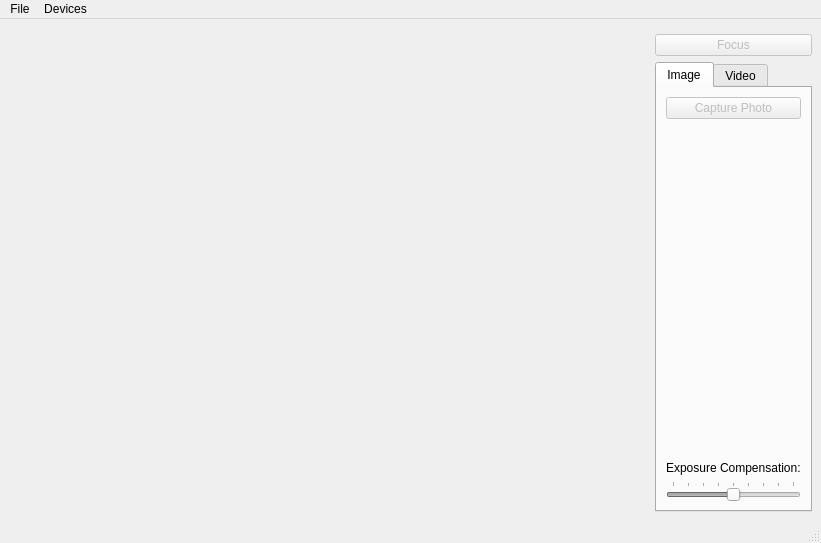
<?xml version="1.0" encoding="UTF-8"?>
<ui version="4.0">
 <class>Camera</class>
 <widget class="QMainWindow" name="Camera">
  <property name="geometry">
   <rect>
    <x>0</x>
    <y>0</y>
    <width>820</width>
    <height>543</height>
   </rect>
  </property>
  <property name="windowTitle">
   <string>Camera</string>
  </property>
  <widget class="QWidget" name="centralwidget">
   <property name="sizePolicy">
    <sizepolicy hsizetype="Expanding" vsizetype="Expanding">
     <horstretch>0</horstretch>
     <verstretch>0</verstretch>
    </sizepolicy>
   </property>
   <layout class="QGridLayout" name="gridLayout_3">
    <item row="0" column="0" rowspan="3">
     <widget class="QStackedWidget" name="stackedWidget">
      <property name="sizePolicy">
       <sizepolicy hsizetype="Expanding" vsizetype="Expanding">
        <horstretch>1</horstretch>
        <verstretch>0</verstretch>
       </sizepolicy>
      </property>
      <property name="palette">
       <palette>
        <active>
         <colorrole role="Base">
          <brush brushstyle="SolidPattern">
           <color alpha="255">
            <red>255</red>
            <green>255</green>
            <blue>255</blue>
           </color>
          </brush>
         </colorrole>
         <colorrole role="Window">
          <brush brushstyle="SolidPattern">
           <color alpha="255">
            <red>145</red>
            <green>145</green>
            <blue>145</blue>
           </color>
          </brush>
         </colorrole>
        </active>
        <inactive>
         <colorrole role="Base">
          <brush brushstyle="SolidPattern">
           <color alpha="255">
            <red>255</red>
            <green>255</green>
            <blue>255</blue>
           </color>
          </brush>
         </colorrole>
         <colorrole role="Window">
          <brush brushstyle="SolidPattern">
           <color alpha="255">
            <red>145</red>
            <green>145</green>
            <blue>145</blue>
           </color>
          </brush>
         </colorrole>
        </inactive>
        <disabled>
         <colorrole role="Base">
          <brush brushstyle="SolidPattern">
           <color alpha="255">
            <red>145</red>
            <green>145</green>
            <blue>145</blue>
           </color>
          </brush>
         </colorrole>
         <colorrole role="Window">
          <brush brushstyle="SolidPattern">
           <color alpha="255">
            <red>145</red>
            <green>145</green>
            <blue>145</blue>
           </color>
          </brush>
         </colorrole>
        </disabled>
       </palette>
      </property>
      <property name="currentIndex">
       <number>0</number>
      </property>
      <widget class="QWidget" name="viewfinderPage">
       <property name="sizePolicy">
        <sizepolicy hsizetype="Expanding" vsizetype="Expanding">
         <horstretch>0</horstretch>
         <verstretch>0</verstretch>
        </sizepolicy>
       </property>
       <layout class="QHBoxLayout" name="horizontalLayout_2">
        <property name="spacing">
         <number>0</number>
        </property>
        <property name="leftMargin">
         <number>0</number>
        </property>
        <property name="topMargin">
         <number>0</number>
        </property>
        <property name="rightMargin">
         <number>0</number>
        </property>
        <property name="bottomMargin">
         <number>0</number>
        </property>
        <item>
         <widget class="QCameraViewfinder" name="viewfinder" native="true">
          <property name="sizePolicy">
           <sizepolicy hsizetype="Expanding" vsizetype="Expanding">
            <horstretch>0</horstretch>
            <verstretch>0</verstretch>
           </sizepolicy>
          </property>
          <property name="minimumSize">
           <size>
            <width>640</width>
            <height>480</height>
           </size>
          </property>
          <property name="focusPolicy">
           <enum>Qt::StrongFocus</enum>
          </property>
         </widget>
        </item>
       </layout>
      </widget>
      <widget class="QWidget" name="previewPage">
       <property name="sizePolicy">
        <sizepolicy hsizetype="Expanding" vsizetype="Expanding">
         <horstretch>0</horstretch>
         <verstretch>0</verstretch>
        </sizepolicy>
       </property>
       <layout class="QVBoxLayout" name="verticalLayout">
        <property name="spacing">
         <number>0</number>
        </property>
        <property name="leftMargin">
         <number>0</number>
        </property>
        <property name="topMargin">
         <number>0</number>
        </property>
        <property name="rightMargin">
         <number>0</number>
        </property>
        <property name="bottomMargin">
         <number>0</number>
        </property>
        <item>
         <widget class="PaintArea" name="paintArea" native="true">
          <property name="sizePolicy">
           <sizepolicy hsizetype="Expanding" vsizetype="Expanding">
            <horstretch>0</horstretch>
            <verstretch>0</verstretch>
           </sizepolicy>
          </property>
         </widget>
        </item>
       </layout>
      </widget>
     </widget>
    </item>
    <item row="1" column="1" colspan="2">
     <widget class="QPushButton" name="lockButton">
      <property name="enabled">
       <bool>false</bool>
      </property>
      <property name="text">
       <string>Focus</string>
      </property>
     </widget>
    </item>
    <item row="2" column="1" colspan="2">
     <widget class="QTabWidget" name="captureWidget">
      <property name="currentIndex">
       <number>0</number>
      </property>
      <widget class="QWidget" name="tab_2">
       <attribute name="title">
        <string>Image</string>
       </attribute>
       <layout class="QGridLayout" name="gridLayout">
        <item row="1" column="0">
         <spacer name="verticalSpacer_2">
          <property name="orientation">
           <enum>Qt::Vertical</enum>
          </property>
          <property name="sizeHint" stdset="0">
           <size>
            <width>20</width>
            <height>161</height>
           </size>
          </property>
         </spacer>
        </item>
        <item row="3" column="0">
         <widget class="QSlider" name="exposureCompensation">
          <property name="enabled">
           <bool>false</bool>
          </property>
          <property name="focusPolicy">
           <enum>Qt::NoFocus</enum>
          </property>
          <property name="minimum">
           <number>-4</number>
          </property>
          <property name="maximum">
           <number>4</number>
          </property>
          <property name="pageStep">
           <number>2</number>
          </property>
          <property name="orientation">
           <enum>Qt::Horizontal</enum>
          </property>
          <property name="tickPosition">
           <enum>QSlider::TicksAbove</enum>
          </property>
         </widget>
        </item>
        <item row="2" column="0">
         <widget class="QLabel" name="label">
          <property name="text">
           <string>Exposure Compensation:</string>
          </property>
         </widget>
        </item>
        <item row="0" column="0">
         <widget class="QPushButton" name="takeImageButton">
          <property name="enabled">
           <bool>false</bool>
          </property>
          <property name="text">
           <string>Capture Photo</string>
          </property>
         </widget>
        </item>
       </layout>
      </widget>
      <widget class="QWidget" name="tab">
       <attribute name="title">
        <string>Video</string>
       </attribute>
       <layout class="QGridLayout" name="gridLayout_2">
        <item row="0" column="0">
         <widget class="QPushButton" name="recordButton">
          <property name="text">
           <string>Record</string>
          </property>
         </widget>
        </item>
        <item row="2" column="0">
         <widget class="QPushButton" name="stopButton">
          <property name="text">
           <string>Stop</string>
          </property>
         </widget>
        </item>
        <item row="1" column="0">
         <widget class="QPushButton" name="pauseButton">
          <property name="text">
           <string>Pause</string>
          </property>
         </widget>
        </item>
        <item row="4" column="0">
         <widget class="QPushButton" name="muteButton">
          <property name="text">
           <string>Mute</string>
          </property>
          <property name="checkable">
           <bool>true</bool>
          </property>
         </widget>
        </item>
        <item row="3" column="0">
         <spacer name="verticalSpacer">
          <property name="orientation">
           <enum>Qt::Vertical</enum>
          </property>
          <property name="sizeHint" stdset="0">
           <size>
            <width>129</width>
            <height>301</height>
           </size>
          </property>
         </spacer>
        </item>
       </layout>
      </widget>
     </widget>
    </item>
   </layout>
  </widget>
  <widget class="QMenuBar" name="menubar">
   <property name="geometry">
    <rect>
     <x>0</x>
     <y>0</y>
     <width>820</width>
     <height>23</height>
    </rect>
   </property>
   <widget class="QMenu" name="menuFile">
    <property name="title">
     <string>File</string>
    </property>
    <addaction name="actionStartCamera"/>
    <addaction name="actionStopCamera"/>
    <addaction name="separator"/>
    <addaction name="actionSettings"/>
    <addaction name="separator"/>
    <addaction name="actionExit"/>
   </widget>
   <widget class="QMenu" name="menuDevices">
    <property name="title">
     <string>Devices</string>
    </property>
   </widget>
   <addaction name="menuFile"/>
   <addaction name="menuDevices"/>
  </widget>
  <widget class="QStatusBar" name="statusbar"/>
  <action name="actionExit">
   <property name="text">
    <string>Exit</string>
   </property>
  </action>
  <action name="actionStartCamera">
   <property name="text">
    <string>Start Camera</string>
   </property>
  </action>
  <action name="actionStopCamera">
   <property name="text">
    <string>Stop Camera</string>
   </property>
  </action>
  <action name="actionSettings">
   <property name="text">
    <string>Settings</string>
   </property>
  </action>
 </widget>
 <customwidgets>
  <customwidget>
   <class>QCameraViewfinder</class>
   <extends>QWidget</extends>
   <header>qcameraviewfinder.h</header>
   <container>1</container>
  </customwidget>
  <customwidget>
   <class>PaintArea</class>
   <extends>QWidget</extends>
   <header>paintarea.h</header>
   <container>1</container>
  </customwidget>
 </customwidgets>
 <resources/>
 <connections>
  <connection>
   <sender>actionExit</sender>
   <signal>triggered()</signal>
   <receiver>Camera</receiver>
   <slot>close()</slot>
   <hints>
    <hint type="sourcelabel">
     <x>-1</x>
     <y>-1</y>
    </hint>
    <hint type="destinationlabel">
     <x>154</x>
     <y>130</y>
    </hint>
   </hints>
  </connection>
  <connection>
   <sender>lockButton</sender>
   <signal>clicked()</signal>
   <receiver>Camera</receiver>
   <slot>toggleLock()</slot>
   <hints>
    <hint type="sourcelabel">
     <x>658</x>
     <y>75</y>
    </hint>
    <hint type="destinationlabel">
     <x>453</x>
     <y>119</y>
    </hint>
   </hints>
  </connection>
  <connection>
   <sender>actionSettings</sender>
   <signal>triggered()</signal>
   <receiver>Camera</receiver>
   <slot>configureCaptureSettings()</slot>
   <hints>
    <hint type="sourcelabel">
     <x>-1</x>
     <y>-1</y>
    </hint>
    <hint type="destinationlabel">
     <x>333</x>
     <y>210</y>
    </hint>
   </hints>
  </connection>
  <connection>
   <sender>actionStartCamera</sender>
   <signal>triggered()</signal>
   <receiver>Camera</receiver>
   <slot>startCamera()</slot>
   <hints>
    <hint type="sourcelabel">
     <x>-1</x>
     <y>-1</y>
    </hint>
    <hint type="destinationlabel">
     <x>333</x>
     <y>210</y>
    </hint>
   </hints>
  </connection>
  <connection>
   <sender>actionStopCamera</sender>
   <signal>triggered()</signal>
   <receiver>Camera</receiver>
   <slot>stopCamera()</slot>
   <hints>
    <hint type="sourcelabel">
     <x>-1</x>
     <y>-1</y>
    </hint>
    <hint type="destinationlabel">
     <x>333</x>
     <y>210</y>
    </hint>
   </hints>
  </connection>
  <connection>
   <sender>recordButton</sender>
   <signal>clicked()</signal>
   <receiver>Camera</receiver>
   <slot>record()</slot>
   <hints>
    <hint type="sourcelabel">
     <x>647</x>
     <y>149</y>
    </hint>
    <hint type="destinationlabel">
     <x>61</x>
     <y>238</y>
    </hint>
   </hints>
  </connection>
  <connection>
   <sender>stopButton</sender>
   <signal>clicked()</signal>
   <receiver>Camera</receiver>
   <slot>stop()</slot>
   <hints>
    <hint type="sourcelabel">
     <x>647</x>
     <y>225</y>
    </hint>
    <hint type="destinationlabel">
     <x>140</x>
     <y>236</y>
    </hint>
   </hints>
  </connection>
  <connection>
   <sender>pauseButton</sender>
   <signal>clicked()</signal>
   <receiver>Camera</receiver>
   <slot>pause()</slot>
   <hints>
    <hint type="sourcelabel">
     <x>647</x>
     <y>187</y>
    </hint>
    <hint type="destinationlabel">
     <x>234</x>
     <y>237</y>
    </hint>
   </hints>
  </connection>
  <connection>
   <sender>takeImageButton</sender>
   <signal>clicked()</signal>
   <receiver>Camera</receiver>
   <slot>takeImage()</slot>
   <hints>
    <hint type="sourcelabel">
     <x>625</x>
     <y>132</y>
    </hint>
    <hint type="destinationlabel">
     <x>603</x>
     <y>169</y>
    </hint>
   </hints>
  </connection>
  <connection>
   <sender>muteButton</sender>
   <signal>toggled(bool)</signal>
   <receiver>Camera</receiver>
   <slot>setMuted(bool)</slot>
   <hints>
    <hint type="sourcelabel">
     <x>647</x>
     <y>377</y>
    </hint>
    <hint type="destinationlabel">
     <x>5</x>
     <y>280</y>
    </hint>
   </hints>
  </connection>
  <connection>
   <sender>exposureCompensation</sender>
   <signal>valueChanged(int)</signal>
   <receiver>Camera</receiver>
   <slot>setExposureCompensation(int)</slot>
   <hints>
    <hint type="sourcelabel">
     <x>559</x>
     <y>367</y>
    </hint>
    <hint type="destinationlabel">
     <x>665</x>
     <y>365</y>
    </hint>
   </hints>
  </connection>
 </connections>
 <slots>
  <slot>record()</slot>
  <slot>pause()</slot>
  <slot>stop()</slot>
  <slot>enablePreview(bool)</slot>
  <slot>configureCaptureSettings()</slot>
  <slot>takeImage()</slot>
  <slot>startCamera()</slot>
  <slot>toggleLock()</slot>
  <slot>setMuted(bool)</slot>
  <slot>stopCamera()</slot>
  <slot>setExposureCompensation(int)</slot>
 </slots>
</ui>
